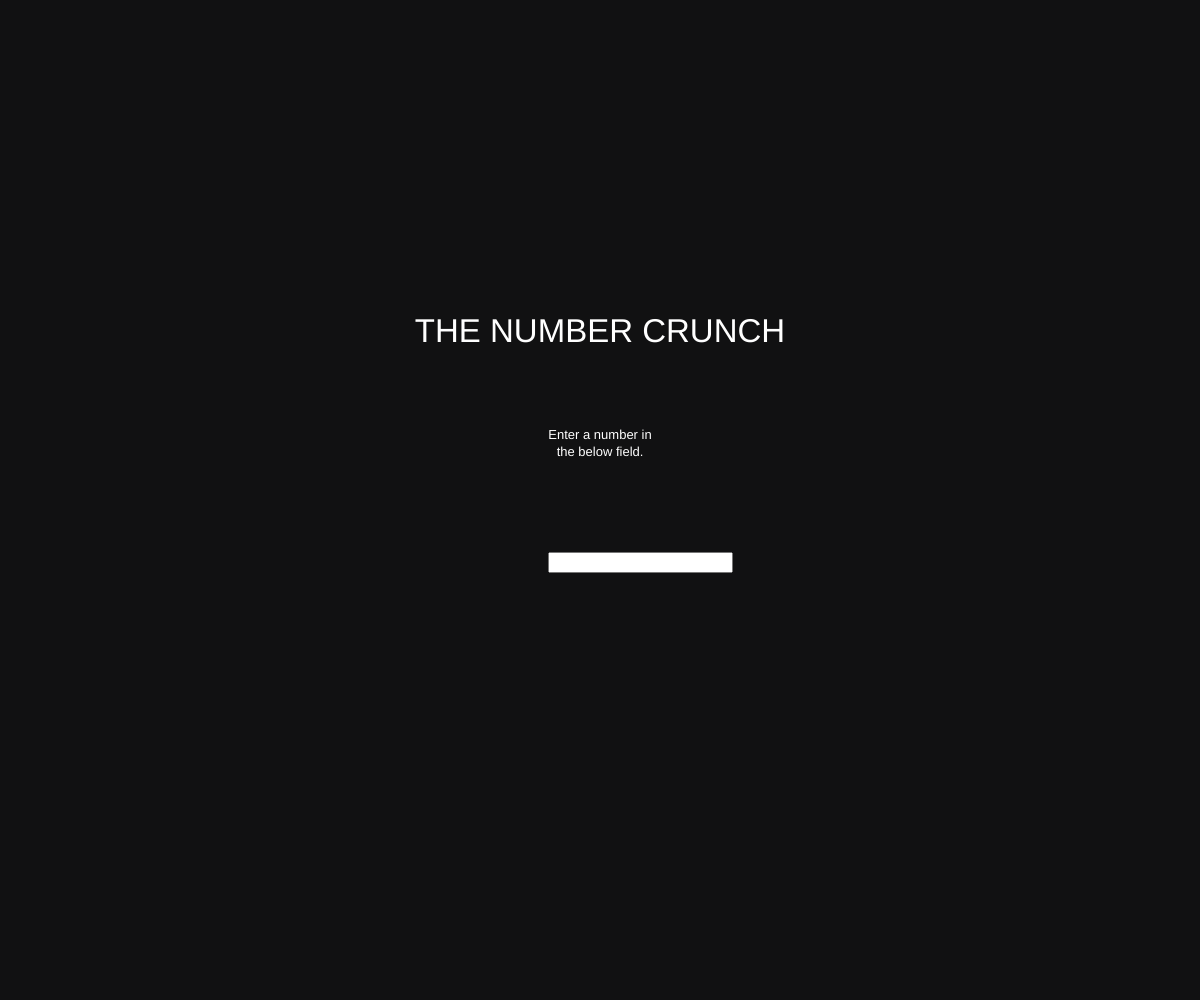
Frame 1 (no input)
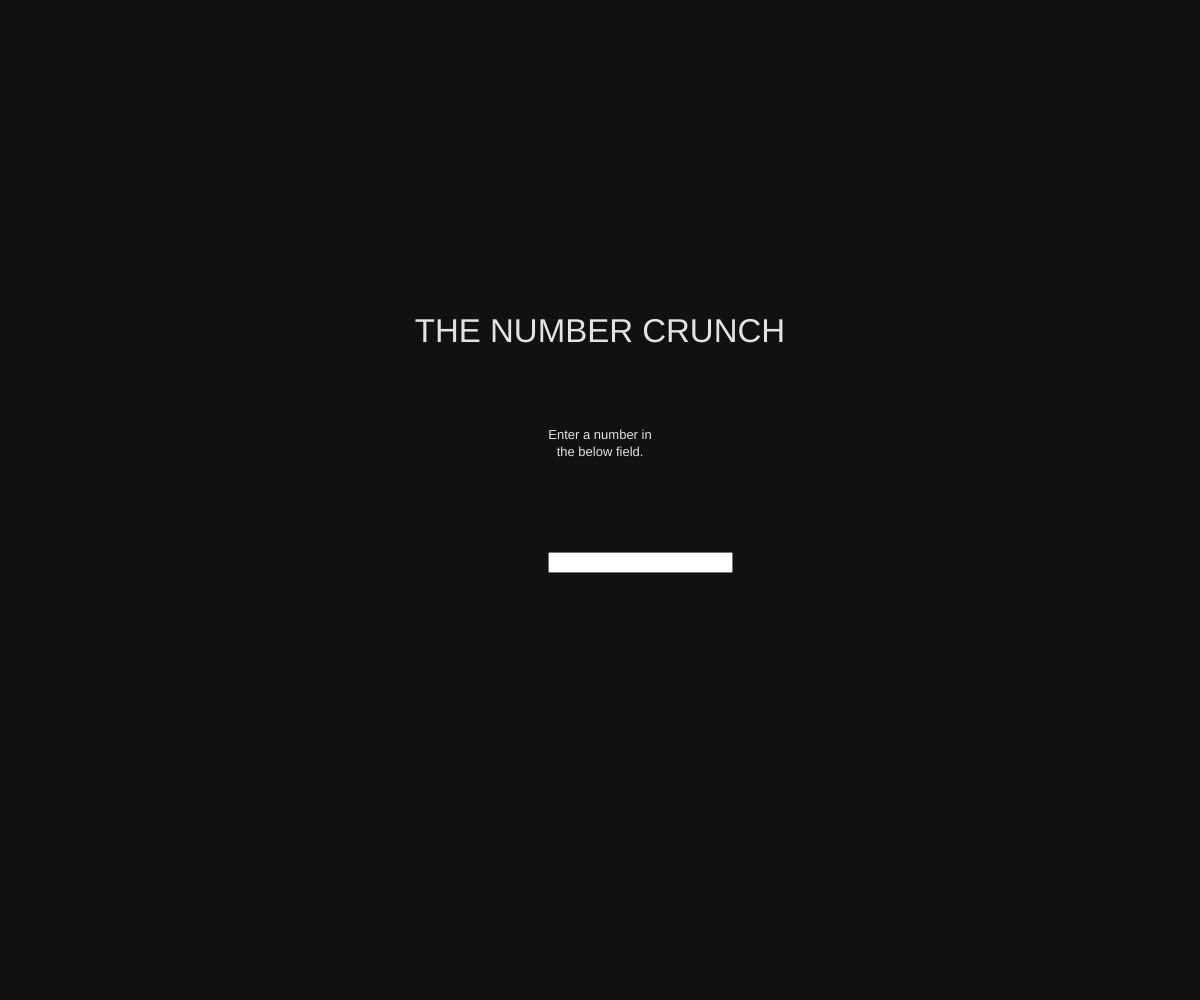
Frame 60 (no input)
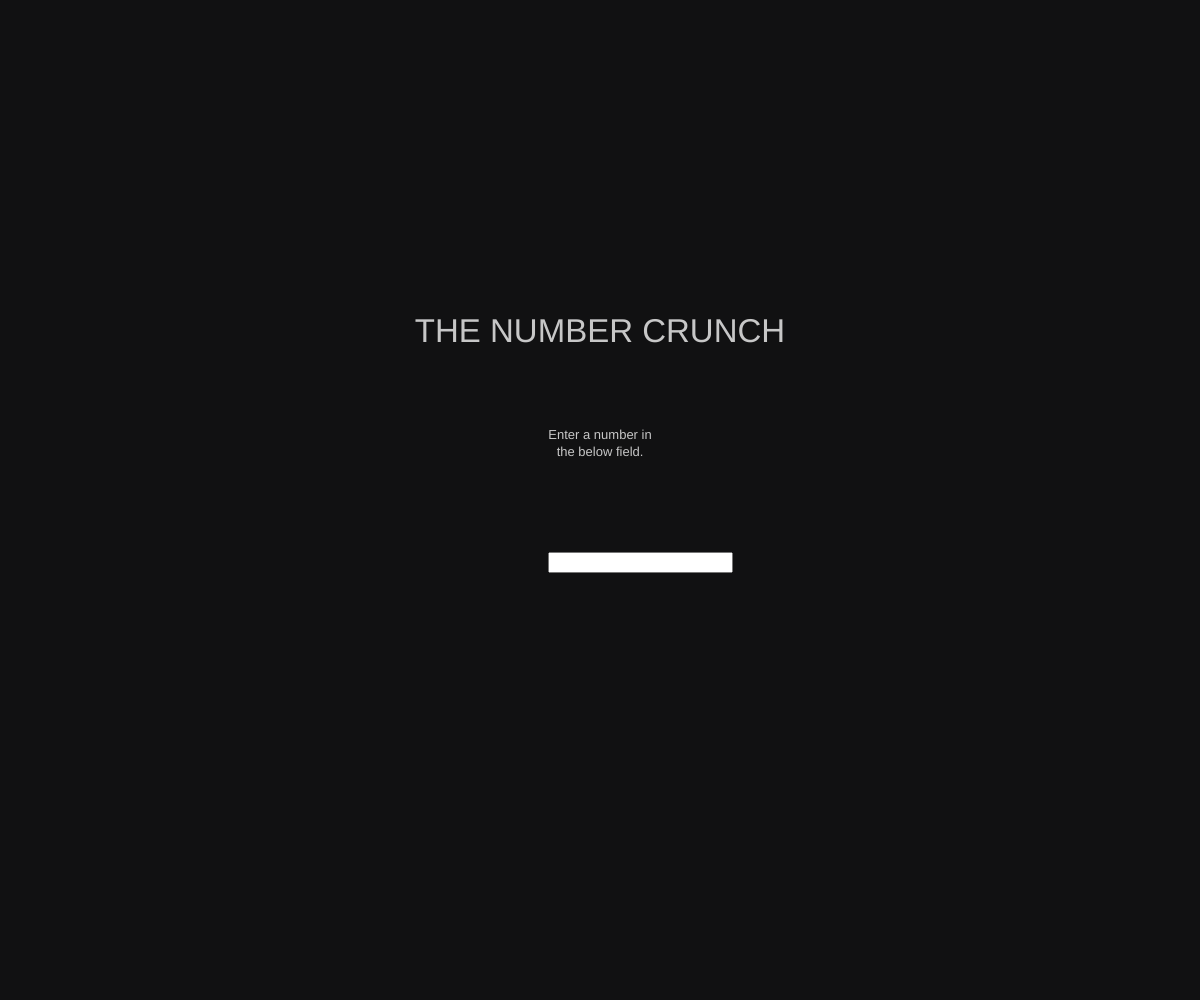
Frame 120 (the mouse pressed at the canvas centre since frame 60)

The p5.js sketch that drew these frames (run headless with seeded random() and noise() and a simulated clock; from frame 60 on, the mouse is pressed at the canvas centre):

// p5.js sketch
// ── sketch.js
var input;
var vizNum;
// var r = [];
// var g = [];
// var b = [];
var titleDisplay;

function setup() {
  //PC QTY SELECT ELEMENT
  input = createInput();
  input.position(windowWidth/2-52, windowHeight/2+52);
  textAlign(CENTER,CENTER);
  titleDisplay = 255;
}

function draw() {
   createCanvas(windowWidth,windowHeight);
   background(17,17,18);

   fill(255,255,255,titleDisplay);
   titleDisplay = titleDisplay - 0.5;
   textAlign(CENTER,CENTER);

   textSize(33);
   text("THE NUMBER CRUNCH", width/2,height*0.333);
   textSize(13);
   text("Enter a number in\nthe below field.", width/2,height*0.444);


   // fill(222);
   // text(input.value(),222,222);
   vizNum = input.value();
   // text(vizNum, 333,333);
   
  //CONSTRUCTOR VARS
  var tablingValue = sqrt(vizNum); //calculates optimal row/column count based on dataset.length
  var marginH = (windowWidth * 0.0025);
  var marginV = (windowHeight * 0.0025);
  var intervalH = ((windowWidth - (marginH * 3)) / tablingValue);
  var intervalV = ((windowHeight - (marginV * 2)) / tablingValue); 

  
  for (var i = 0; i < vizNum; i++){
      var rowV = floor(i % tablingValue);
      var colH = floor(i / tablingValue);
      // r[i] = 255;
      // g[i] = 78;
      // b[i] = 0;
      
      fill(255,78,0);
      noStroke();
      rectAlign(LEFT,CENTER);
      rect(marginH * 1.5 + colH * intervalH, (marginV * 1.5 + rowV * intervalV), intervalH * 0.70, intervalV * 0.70);
  }
   
   
  
}
